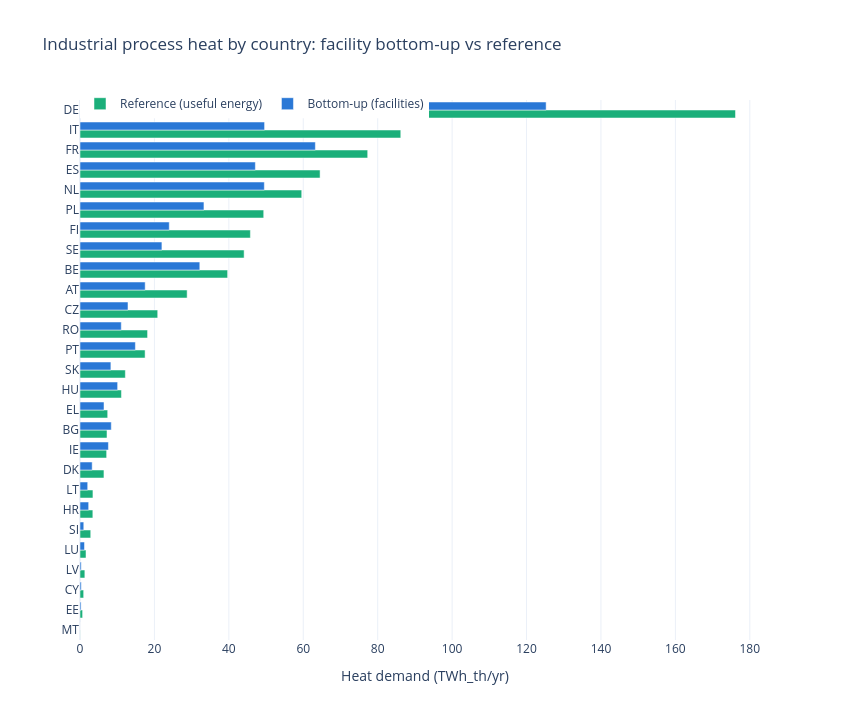

Notebook cell for this chart:
### Markdown cell above
## Country totals — bottom-up vs reference

Covered sectors only (steel, chemicals, cement+lime, ceramics & glass, pulp & paper,
food, textiles, non-ferrous). Sorted by reference demand.

### Code cell
t = totals.sort_values("reference_twh").reset_index()
fig = go.Figure()
fig.add_bar(y=t["cc"], x=t["reference_twh"], name="Reference (useful energy)",
            orientation="h", marker_color=C_AQUA,
            hovertemplate="%{y}: %{x:.1f} TWh (reference)<extra></extra>")
fig.add_bar(y=t["cc"], x=t["bottom_up_twh"], name="Bottom-up (facilities)",
            orientation="h", marker_color=C_BLUE,
            hovertemplate="%{y}: %{x:.1f} TWh (bottom-up)<extra></extra>")
fig.update_layout(
    title="Industrial process heat by country: facility bottom-up vs reference",
    barmode="group", template="plotly_white", height=720, width=850,
    xaxis_title="Heat demand (TWh_th/yr)", yaxis_title=None,
    legend=dict(orientation="h", y=1.02, x=0),
)
fig.show()

### Figure 1 — Plotly figure (JSON) as saved in the notebook; plotly's stock layout.template omitted (floating-point values rounded to 4 significant figures)
{"data": [{"hovertemplate": "%{y}: %{x:.1f} TWh (reference)<extra></extra>", "marker": {"color": "#1baf7a"}, "name": "Reference (useful energy)", "orientation": "h", "type": "bar", "x": [0.02374, 0.7011, 0.9841, 1.304, 1.616, 2.883, 3.45, 3.476, 6.435, 7.159, 7.253, 7.442, 11.13, 12.19, 17.49, 18.16, 20.88, 28.79, 39.68, 44.1, 45.79, 49.37, 59.58, 64.52, 77.31, 86.2, 176.2], "y": ["MT", "EE", "CY", "LV", "LU", "SI", "HR", "LT", "DK", "IE", "BG", "EL", "HU", "SK", "PT", "RO", "CZ", "AT", "BE", "SE", "FI", "PL", "NL", "ES", "FR", "IT", "DE"]}, {"hovertemplate": "%{y}: %{x:.1f} TWh (bottom-up)<extra></extra>", "marker": {"color": "#2a78d6"}, "name": "Bottom-up (facilities)", "orientation": "h", "type": "bar", "x": [0.0, 0.2901, 0.3384, 0.3274, 1.207, 1.016, 2.331, 2.07, 3.273, 7.637, 8.41, 6.454, 10.11, 8.3, 14.88, 11.09, 12.9, 17.52, 32.19, 22.01, 23.99, 33.31, 49.54, 47.13, 63.25, 49.6, 125.3], "y": ["MT", "EE", "CY", "LV", "LU", "SI", "HR", "LT", "DK", "IE", "BG", "EL", "HU", "SK", "PT", "RO", "CZ", "AT", "BE", "SE", "FI", "PL", "NL", "ES", "FR", "IT", "DE"]}], "layout": {"barmode": "group", "height": 720, "legend": {"orientation": "h", "x": 0, "y": 1.02}, "title": {"text": "Industrial process heat by country: facility bottom-up vs reference"}, "width": 850, "xaxis": {"title": {"text": "Heat demand (TWh_th/yr)"}}, "yaxis": {"title": {}}}}
